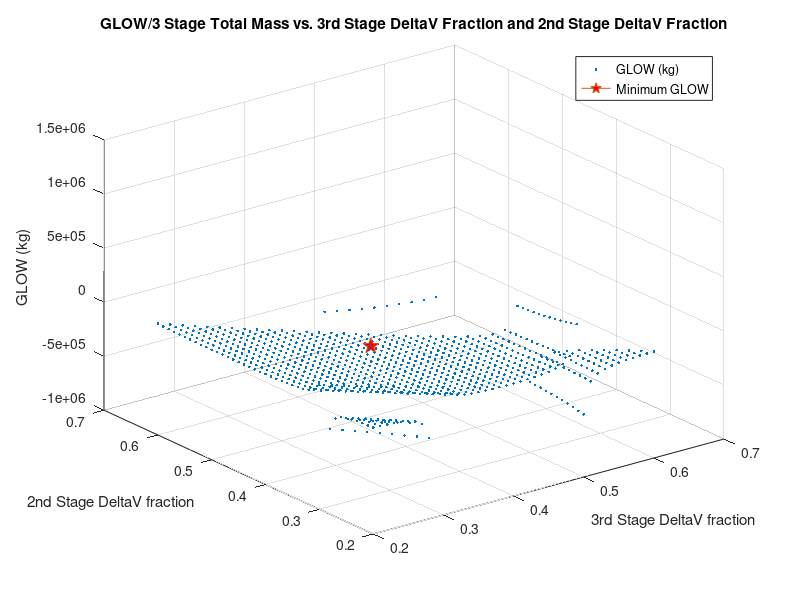

MATLAB code for this plot:
% AAE 251 Fall 2022
% PM7 Team R301 
% Rocket staging optimization
% Authors: Jacob Bell
% Collaborators: Caroline Gee, Sydney Brown, Thomas Brannon, Justin
% Armstrong, Lu Larest, Carter Doby, Abby Woodburry 
% This code plots various Delta-V fractions and their respective GLOW
% values for a theoretical 3 stage launch vehicle. The code applies for any
% 3 stage dv split on a vehicle, however, and "GLOW" is simply the mass of
% all three stages
clc;
clear all; 

% inputs/known variables 
dv_total = 15 * 10^3; % [m/s] total delta-v required 
payload_mass = 100; % [kg] payload mass
empty_frac = .115; % [N/A] empty mass fraction 
Isp1  = 362; % [s] Stage 1 specific impulse 
Isp2 = 465; % [s] Stage 2 specific impulse
Isp3 = 350; % [s] Stage 3 specific impulse
g0 = 9.81; % [m/s^2] gravitational acceleration

% characteristic exhaust velocity calculation 
c1 = Isp1 * g0;
c2 = Isp2 * g0;
c3 = Isp3 * g0;

% creating an array of values for delta v fractions
alpha = .2:.01:.6;

GLOW = [];
lcv = 1;
for i = alpha
    for j = alpha
        for k = alpha
            if (i + j + k) == 1
                % 3rd stage calcs
                prop_mass3 = (payload_mass * (exp(dv_total * i/c3) - 1) * (1 - empty_frac) / ...
                    (1 - empty_frac * exp(dv_total * i/c3)));
                inert_mass3 = -1 * prop_mass3 * empty_frac / (empty_frac - 1);
                tot_mass3 = prop_mass3 + inert_mass3 + payload_mass;

                % 2nd stage calcs
                prop_mass2 = (tot_mass3 * (exp(dv_total * j/c2) - 1) * (1 - empty_frac) / ...
                    (1 - empty_frac * exp(dv_total * j/c2)));
                inert_mass2 = -1 * prop_mass2 * empty_frac / (empty_frac - 1);
                tot_mass2 = prop_mass2 + inert_mass2 + tot_mass3;

                % 1st stage calcs
                prop_mass1 = (tot_mass2 * (exp(dv_total * k/c1) - 1) * (1 - empty_frac) / ...
                    (1 - empty_frac * exp(dv_total * k/c1)));
                inert_mass1 = -1 * prop_mass1 * empty_frac / (empty_frac - 1);
                tot_mass1 = prop_mass1 + inert_mass1 + tot_mass2;
                GLOW(lcv) = tot_mass1;
                fracs(1,lcv) = i;
                fracs(2,lcv) = j;
                fracs(3,lcv) = k;
                lcv = lcv + 1;
            end
        end
    end
end

[GLOW_min,i] = min(GLOW(GLOW>0));
stage1_dv = fracs(1,i);
stage2_dv = fracs(2,i);
stage3_dv = fracs(3,i);

figure
plot3(fracs(1,:),fracs(2,:),GLOW,'.');
hold on 
plot3(stage3_dv,stage2_dv,GLOW_min,"Marker","pentagram","markersize",12,"MarkerFaceColor","r")
ylabel("2nd Stage \DeltaV fraction")
xlabel("3rd Stage \DeltaV fraction")
zlabel("GLOW (kg)")
title("GLOW/3 Stage Total Mass vs. 3rd Stage \DeltaV Fraction and 2nd Stage \DeltaV Fraction")
grid
legend("GLOW (kg)", "Minimum GLOW")

